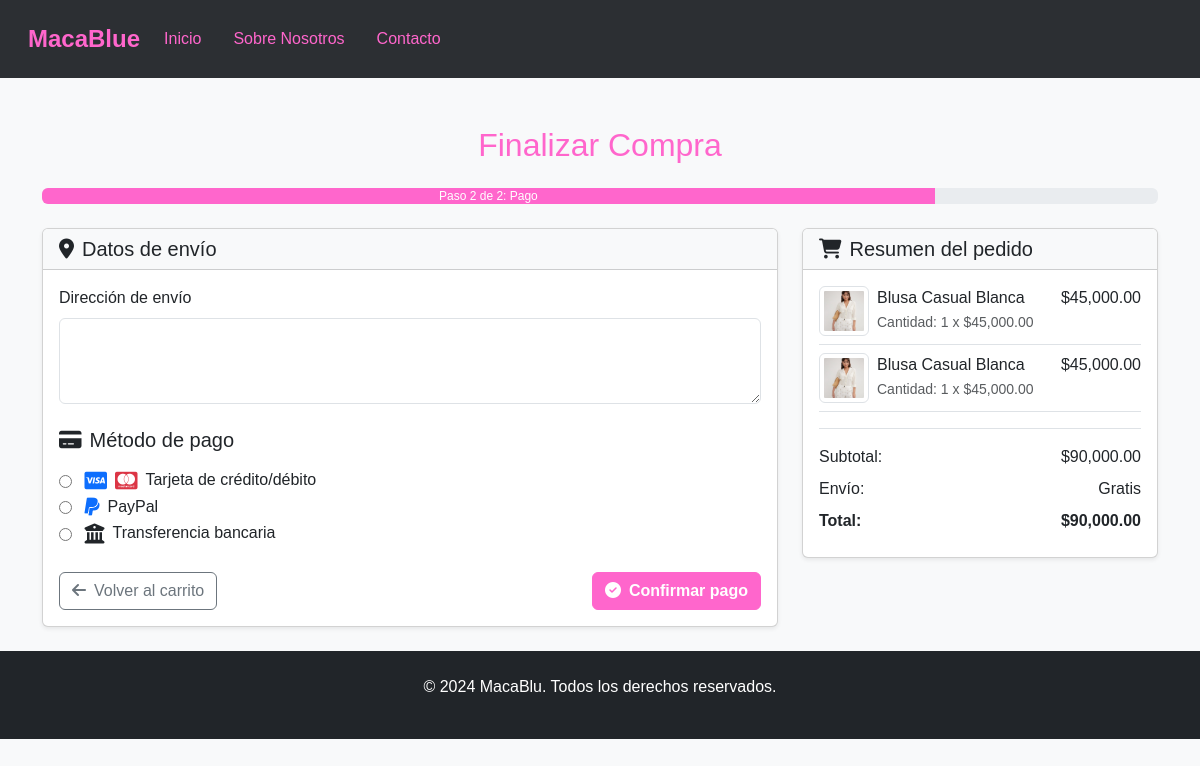
Page /Cliente/view/pago.php (signed in) on the committed database.
### tables this page shows
CREATE TABLE `carrito` (
  `carrito_id` int(11) NOT NULL,
  `usuario_id` int(11) NOT NULL,
  `producto_id` int(11) NOT NULL,
  `cantidad` int(11) NOT NULL DEFAULT 1,
  `fecha_agregado` datetime DEFAULT current_timestamp()
);

CREATE TABLE `productos` (
  `producto_id` int(11) NOT NULL,
  `nombreProducto` varchar(255) NOT NULL,
  `categoriaProducto` int(11) DEFAULT NULL,
  `subcategoriaProducto` varchar(255) DEFAULT NULL,
  `precioProducto` decimal(10,2) NOT NULL,
  `stockProducto` int(11) NOT NULL,
  `estadoProducto` enum('Disponible','No disponible') NOT NULL,
  `tallas` varchar(255) DEFAULT NULL,
  `colorProducto` varchar(50) DEFAULT NULL,
  `materialProducto` varchar(50) DEFAULT NULL,
  `descripcionProducto` text DEFAULT NULL,
  `fotosProducto` text DEFAULT NULL
);

### Cliente/Models/CarritoModel.php (called while the page is built, shortened)
<?php
require_once dirname(__DIR__) . '/config/conexion.php';
class CarritoModel {
    private $db;
    public function __construct() {
        $this->db = Conexion::obtenerConexion();
    }
    public function getCartItems($userId) {
        try {
            $sql = "SELECT p.producto_id, p.nombreProducto, p.precioProducto, p.fotosProducto,
                           c.cantidad, c.carrito_id
                    FROM carrito c
                    JOIN productos p ON c.producto_id = p.producto_id
                    WHERE c.usuario_id = ?";
            $stmt = $this->db->prepare($sql);
            $stmt->bind_param("i", $userId);
            $stmt->execute();
            $result = $stmt->get_result();
            return $result->fetch_all(MYSQLI_ASSOC);
        } catch (mysqli_sql_exception $e) {
            error_log("Error en getCartItems: " . $e->getMessage());
            return [];
        }
    }
}
?>

### Cliente/config/conexion.php (called while the page is built, shortened)
<?php
class Conexion {
    private $servername = "localhost";
    private $username = "root";
    private $password = "";
    private $dbname = "macablue";
    private static $conexion;
    public function conectar() {
        $this->conn = new mysqli($this->servername, $this->username, $this->password, $this->dbname);
        return $this->conn;
    }
    public static function obtenerConexion() {
        if (!isset(self::$conexion)) {
            $conexion = new self();
            self::$conexion = $conexion->conectar();
        }
        return self::$conexion;
    }
}

### Cliente/Controllers/PagoController.php (called while the page is built, shortened)
<?php
require_once '../models/CarritoModel.php';
class PagoController {
    public function __construct() {
        $this->carritoModel = new CarritoModel();
    }
    public function calcularTotal($productos) {
        $total = 0;
        foreach ($productos as $producto) {
            $total += $producto['cantidad'] * $producto['precioProducto'];
        }
        return $total;
    }
}
?>

### Cliente/view/pago.php (the view, shortened to what this page needs)
<?php
require_once '../controllers/PagoController.php';
$usuario_id = $_SESSION['cliente_id'];
$pagoController = new PagoController();
$productos = $pagoController->carritoModel->getCartItems($usuario_id);
$total = $pagoController->calcularTotal($productos);
$base_url = '/MacaBlue/cliente';
?>
<!DOCTYPE html>
<html lang="es">
<head>
    <link rel="stylesheet" href="https://cdnjs.cloudflare.com/ajax/libs/font-awesome/6.5.0/css/all.min.css">
    <link href="https://cdn.jsdelivr.net/npm/bootstrap@5.3.3/dist/css/bootstrap.min.css" rel="stylesheet">
    <link rel="stylesheet" href="<?php echo $base_url; ?>/assets/css/style.css">
    <link rel="stylesheet" href="<?php echo $base_url; ?>/assets/css/nav.css">
</head>
<body>
    <nav class="navbar navbar-expand-lg navbar-custom" style="background-color: var(--fondo-oscuro);">
        <div class="container-fluid">
            <a class="navbar-brand" href="/MacaBlue/view/productos.php" style="color: var(--fucsia-claro); font-weight: bold;">MacaBlue</a>
            <div class="collapse navbar-collapse" id="navbarNav">
                <ul class="navbar-nav me-auto mb-2 mb-lg-0">
                    <li class="nav-item">
                        <a class="nav-link" href="/MacaBlue/view/productos.php">Inicio</a>
                    </li>
                    <li class="nav-item">
                        <a class="nav-link" href="/MacaBlue/view/sobre_nosotros.php">Sobre Nosotros</a>
                    </li>
                    <li class="nav-item">
                        <a class="nav-link" href="/MacaBlue/view/contacto.php">Contacto</a>
                    </li>
                </ul>
            </div>
        </div>
    </nav>
    <div class="container mt-5">
        <div class="row">
            <div class="col-12">
                <h2 class="text-center mb-4" style="color: var(--fucsia-claro);">Finalizar Compra</h2>
                <div class="progress mb-4">
                    <div class="progress-bar" role="progressbar" style="width: 80%; background-color: var(--fucsia-claro);"
                         aria-valuenow="80" aria-valuemin="0" aria-valuemax="100">Paso 2 de 2: Pago</div>
                </div>
            </div>
        </div>
        <div class="row">
            <div class="col-md-8">
                <div class="card shadow-sm mb-4">
                    <div class="card-header bg-light">
                        <h5 class="mb-0"><i class="fas fa-map-marker-alt me-2"></i>Datos de envío</h5>
                    </div>
                    <div class="card-body">
                        <form method="POST" action="" id="payment-form">
                            <div class="mb-4">
                                <div class="mb-3">
                                    <label for="direccion" class="form-label">Dirección de envío</label>
                                    <textarea class="form-control" id="direccion" name="direccion" rows="3" required></textarea>
                                </div>
                            </div>
                            <div class="mb-4">
                                <h5 class="mb-3"><i class="fas fa-credit-card me-2"></i>Método de pago</h5>
                                <div class="payment-method" onclick="selectPaymentMethod('tarjeta')">
                                    <input type="radio" name="metodo_pago" value="tarjeta" id="tarjeta" required>
                                    <label for="tarjeta" class="ms-2">
                                        <span class="d-flex align-items-center">
                                            <i class="fab fa-cc-visa me-2 fa-lg text-primary"></i>
                                            <i class="fab fa-cc-mastercard me-2 fa-lg text-danger"></i>
                                            <span>Tarjeta de crédito/débito</span>
                                        </span>
                                    </label>
                                </div>
                                <div class="payment-method" onclick="selectPaymentMethod('paypal')">
                                    <input type="radio" name="metodo_pago" value="paypal" id="paypal">
                                    <label for="paypal" class="ms-2">
                                        <span class="d-flex align-items-center">
                                            <i class="fab fa-paypal me-2 fa-lg text-primary"></i>
                                            <span>PayPal</span>
                                        </span>
                                    </label>
                                </div>
                                <div class="payment-method" onclick="selectPaymentMethod('transferencia')">
                                    <input type="radio" name="metodo_pago" value="transferencia" id="transferencia">
                                    <label for="transferencia" class="ms-2">
                                        <span class="d-flex align-items-center">
                                            <i class="fas fa-university me-2 fa-lg"></i>
                                            <span>Transferencia bancaria</span>
                                        </span>
                                    </label>
                                </div>
                            </div>
                            <div class="d-flex justify-content-between mt-4">
                                <a href="carrito.php" class="btn btn-outline-secondary">
                                    <i class="fas fa-arrow-left me-2"></i>Volver al carrito
                                </a>
                                <button type="submit" name="confirmar_pago" class="btn btn-primary">
                                    <i class="fas fa-check-circle me-2"></i>Confirmar pago
                                </button>
                            </div>
                        </form>
                    </div>
                </div>
            </div>
            <div class="col-md-4">
                <div class="card shadow-sm">
                    <div class="card-header bg-light">
                        <h5 class="mb-0"><i class="fas fa-shopping-cart me-2"></i>Resumen del pedido</h5>
                    </div>
                    <div class="card-body">
                        <div class="mb-3">
                            <?php if (count($productos) > 0): ?>
                                <div class="mb-3">
                                    <?php foreach ($productos as $producto):
                                        $subtotal = $producto['cantidad'] * $producto['precioProducto'];
                                        $foto = !empty($producto['fotosProducto']) ? '../Admin/uploads/' . $producto['fotosProducto'] : '../Admin/uploads/default.jpg';
                                    ?>
                                        <div class="d-flex mb-2 pb-2 border-bottom">
                                            <img src="<?php echo htmlspecialchars($foto); ?>" alt="<?php echo htmlspecialchars($producto['nombreProducto']); ?>"
                                                 class="img-thumbnail me-2" style="width: 50px; height: 50px; object-fit: cover;">
                                            <div class="flex-grow-1">
                                                <div class="d-flex justify-content-between">
                                                    <span><?php echo htmlspecialchars($producto['nombreProducto']); ?></span>
                                                    <span class="text-end">$<?php echo number_format($subtotal, 2); ?></span>
                                                </div>
                                                <small class="text-muted">Cantidad: <?php echo $producto['cantidad']; ?>
                                                x $<?php echo number_format($producto['precioProducto'], 2); ?></small>
                                            </div>
                                        </div>
                                    <?php endforeach; ?>
                                </div>
                            <?php else: ?>
                                <p class="text-center">No hay productos en el carrito</p>
                            <?php endif; ?>
                        </div>
                        <div class="border-top pt-3">
                            <div class="d-flex justify-content-between mb-2">
                                <span>Subtotal:</span>
                                <span>$<?php echo number_format($total, 2); ?></span>
                            </div>
                            <div class="d-flex justify-content-between mb-2">
                                <span>Envío:</span>
                                <span>Gratis</span>
                            </div>
                            <div class="d-flex justify-content-between mb-2 fw-bold">
                                <span>Total:</span>
                                <span>$<?php echo number_format($total, 2); ?></span>
                            </div>
                        </div>
                    </div>
                </div>
            </div>
        </div>
    </div>
    <?php include 'footer.php'; ?>
</body>
</html>

### Cliente/assets/css/style.css (style rules this page uses)
:root { --fucsia-claro: #ff66cc; --fucsia-pastel: #ff99cc; --fondo-oscuro: #2c2f33; --fondo-claro: #f8f9fa; --fuente-bonita: 'Poppins', sans-serif; }
body { font-family: var(--fuente-bonita); background-color: var(--fondo-claro); color: var(--fondo-oscuro); }
.btn-primary { background-color: var(--fucsia-claro) !important; border-color: var(--fucsia-claro) !important; font-weight: bold; color: white !important; outline: none !important; box-shadow: none !important; }

### Cliente/assets/css/nav.css (style rules this page uses)
.navbar-custom { background-color: var(--fondo-oscuro); padding: 1rem; }
.navbar-custom .navbar-brand { color: var(--fucsia-claro); font-size: 1.5rem; font-weight: bold; }
.navbar-custom .navbar-nav .nav-link { color: var(--fucsia-claro); margin-right: 1rem; transition: color 0.3s ease; }

### rows in the picture
carrito: producto.fotosProducto (picture), producto.nombreProducto "Blusa Casual Blanca", cantidad.precioProducto "45,000.00", cantidad "1", producto.precioProducto "45,000.00"
carrito: producto.fotosProducto (picture), producto.nombreProducto "Blusa Casual Blanca", cantidad.precioProducto "45,000.00", cantidad "1", producto.precioProducto "45,000.00"

### other values in the picture
$total "90,000.00"
